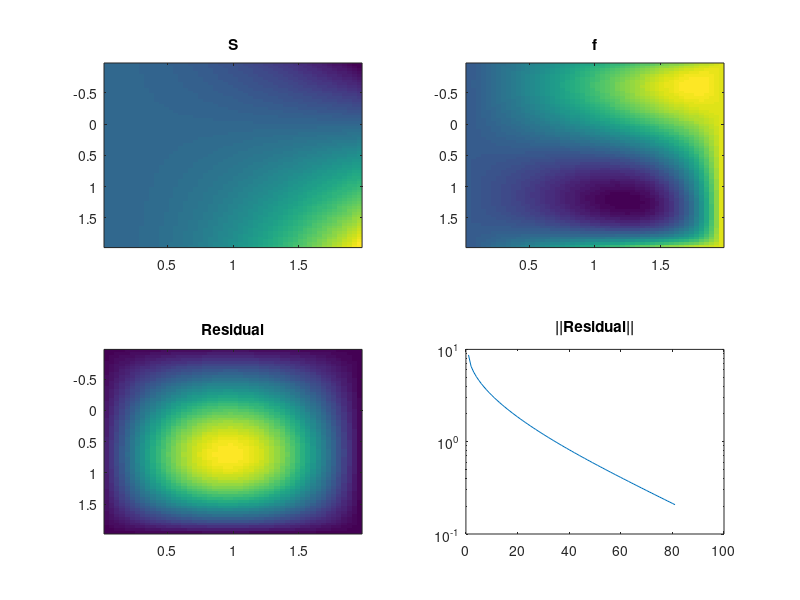

Write MATLAB code to recreate this figure.
function poisson2d

% Define the mesh
N = 50;
M = 65;
a = 0; b = 2; c = -1 ; d = 2;
hx = (b-a) / (N+1); hy = (d-c) / (M+1);
[ y x ] = meshgrid( c + hy*(0:(M+1)), a + hx*(0:(N+1)) );

% Number of iterations
maxIter = 800;

%S equal to right hand sight of differential equation
% Define and plot source density S(x, y)
S = 5 * x.^2 .* y;
figure(2)
subplot(2, 2, 1);
imagesc(x(2:end-1, 1), y(1, 2:end-1), S')
title('S')

% Define the solution vector f as a matrix in Matlab.
% Insert Dirichlet BC into array, e.g. f = x on all boundaries
% We set it to x in the entire domain, interior points will be
% modified during the iteration.
f = x;


% Compute residual r
norm_r = residualNorm(f, S, hx, hy)

for loop = 1:maxIter
   % f = relaxJacobi(f, S, hx, hy);
    f = relaxGS(f, S, hx, hy);
    if(0 == mod(loop, 10))
        % Every 10 iterations, plot the solution and residual etc.
        subplot(2, 2, 2);
        imagesc(x(2:end-1, 1), y(1, 2:end-1), f')
        title('f')
        [ no, resi ] = residualNorm(f, S, hx, hy);
        norm_r(end+1) = no;
        no
        subplot(2, 2, 3);
        imagesc(x(2:end-1, 1), y(1, 2:end-1), resi')
        title('Residual');
        subplot(2, 2, 4);
        semilogy(norm_r);
        title('||Residual||');
        pause(0.2)
    end
end
end

function [ norm_r, r ] = residualNorm(f, S, hx, hy)
    % Vector of inner indices to access element of f, S
    J = 2:(size(f, 1)-1);
    K = 2:(size(f, 2)-1);
   
    r = S(J, K) - (f(J+1, K) - 2*f(J, K) + f(J-1, K) )/hx^2 ...
        - (f(J, K+1) - 2*f(J, K) + f(J, K-1) )/hy^2;
    norm_r = sqrt( sum(sum(r.^2)) / (length(J) * length(K)) );
end

function f = relaxJacobi(f, S, hx, hy)
    % return new value f of iteration l+1 from old value at l
    J = 2:(size(f, 1)-1);
    K = 2:(size(f, 2)-1);
   
      f(J, K) = (hy^2*(f(J-1,K) + f(J+1,K)) + hx^2*(f(J,K-1) + f(J,K+1))...
      -(hx*hy)^2*S(J,K))/(2*(hx^2+hy^2));
end

function f = relaxGS(f, S, hx, hy)
    J = 2:(size(f, 1)-1)
    K = 2:(size(f, 2)-1);
   
    for k = K
        for j = J
            f(j, k) = (hy^2*(f(j-1,k) + f(j+1,k)) + hx^2*(f(j,k-1) + f(j,k+1))...
      -(hx*hy)^2*S(j,k))/(2*(hx^2+hy^2));
 
        end
    end
end